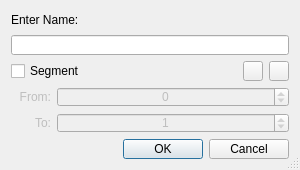
<?xml version="1.0" encoding="UTF-8"?>
<ui version="4.0">
 <class>QAnimInputDialog</class>
 <widget class="QDialog" name="QAnimInputDialog">
  <property name="geometry">
   <rect>
    <x>0</x>
    <y>0</y>
    <width>300</width>
    <height>170</height>
   </rect>
  </property>
  <property name="minimumSize">
   <size>
    <width>300</width>
    <height>170</height>
   </size>
  </property>
  <property name="windowTitle">
   <string>Create Animation</string>
  </property>
  <property name="sizeGripEnabled">
   <bool>true</bool>
  </property>
  <property name="modal">
   <bool>true</bool>
  </property>
  <layout class="QVBoxLayout" name="verticalLayout">
   <item>
    <widget class="QLabel" name="label">
     <property name="text">
      <string>Enter Name:</string>
     </property>
    </widget>
   </item>
   <item>
    <widget class="QLineEdit" name="lineEdit">
     <property name="sizePolicy">
      <sizepolicy hsizetype="Preferred" vsizetype="Fixed">
       <horstretch>0</horstretch>
       <verstretch>0</verstretch>
      </sizepolicy>
     </property>
     <property name="minimumSize">
      <size>
       <width>0</width>
       <height>20</height>
      </size>
     </property>
     <property name="maximumSize">
      <size>
       <width>16777215</width>
       <height>20</height>
      </size>
     </property>
    </widget>
   </item>
   <item>
    <widget class="QWidget" name="segmentWidget" native="true">
     <property name="sizePolicy">
      <sizepolicy hsizetype="Preferred" vsizetype="Fixed">
       <horstretch>0</horstretch>
       <verstretch>0</verstretch>
      </sizepolicy>
     </property>
     <property name="minimumSize">
      <size>
       <width>0</width>
       <height>20</height>
      </size>
     </property>
     <property name="maximumSize">
      <size>
       <width>16777215</width>
       <height>20</height>
      </size>
     </property>
     <layout class="QHBoxLayout" name="horizontalLayout_3">
      <property name="leftMargin">
       <number>0</number>
      </property>
      <property name="topMargin">
       <number>0</number>
      </property>
      <property name="rightMargin">
       <number>0</number>
      </property>
      <property name="bottomMargin">
       <number>0</number>
      </property>
      <item>
       <widget class="QCheckBox" name="segmentCheckBox">
        <property name="sizePolicy">
         <sizepolicy hsizetype="Minimum" vsizetype="Fixed">
          <horstretch>0</horstretch>
          <verstretch>0</verstretch>
         </sizepolicy>
        </property>
        <property name="text">
         <string>Segment</string>
        </property>
       </widget>
      </item>
      <item>
       <spacer name="horizontalSpacer">
        <property name="orientation">
         <enum>Qt::Horizontal</enum>
        </property>
        <property name="sizeHint" stdset="0">
         <size>
          <width>40</width>
          <height>20</height>
         </size>
        </property>
       </spacer>
      </item>
      <item>
       <widget class="QPushButton" name="animationRangePushButton">
        <property name="sizePolicy">
         <sizepolicy hsizetype="Fixed" vsizetype="Fixed">
          <horstretch>0</horstretch>
          <verstretch>0</verstretch>
         </sizepolicy>
        </property>
        <property name="minimumSize">
         <size>
          <width>20</width>
          <height>20</height>
         </size>
        </property>
        <property name="maximumSize">
         <size>
          <width>20</width>
          <height>20</height>
         </size>
        </property>
        <property name="toolTip">
         <string>Copies the current time range.</string>
        </property>
        <property name="text">
         <string/>
        </property>
        <property name="icon">
         <iconset resource="../../../../../Python/dcc/ui/resources.qrc">
          <normaloff>:/dcc/icons/timeline.png</normaloff>:/dcc/icons/timeline.png</iconset>
        </property>
       </widget>
      </item>
      <item>
       <widget class="QPushButton" name="objectRangePushButton">
        <property name="sizePolicy">
         <sizepolicy hsizetype="Fixed" vsizetype="Fixed">
          <horstretch>0</horstretch>
          <verstretch>0</verstretch>
         </sizepolicy>
        </property>
        <property name="minimumSize">
         <size>
          <width>20</width>
          <height>20</height>
         </size>
        </property>
        <property name="maximumSize">
         <size>
          <width>20</width>
          <height>20</height>
         </size>
        </property>
        <property name="toolTip">
         <string>Copies the key range from the selected objects.</string>
        </property>
        <property name="text">
         <string/>
        </property>
        <property name="icon">
         <iconset resource="../../../../../Python/dcc/ui/resources.qrc">
          <normaloff>:/dcc/icons/time.png</normaloff>:/dcc/icons/time.png</iconset>
        </property>
       </widget>
      </item>
     </layout>
    </widget>
   </item>
   <item>
    <widget class="QWidget" name="startTimeWidget" native="true">
     <property name="enabled">
      <bool>false</bool>
     </property>
     <property name="sizePolicy">
      <sizepolicy hsizetype="Preferred" vsizetype="Fixed">
       <horstretch>0</horstretch>
       <verstretch>0</verstretch>
      </sizepolicy>
     </property>
     <property name="minimumSize">
      <size>
       <width>0</width>
       <height>20</height>
      </size>
     </property>
     <property name="maximumSize">
      <size>
       <width>16777215</width>
       <height>20</height>
      </size>
     </property>
     <layout class="QHBoxLayout" name="horizontalLayout_2">
      <property name="leftMargin">
       <number>0</number>
      </property>
      <property name="topMargin">
       <number>0</number>
      </property>
      <property name="rightMargin">
       <number>0</number>
      </property>
      <property name="bottomMargin">
       <number>0</number>
      </property>
      <item>
       <widget class="QLabel" name="startTimeLabel">
        <property name="enabled">
         <bool>false</bool>
        </property>
        <property name="sizePolicy">
         <sizepolicy hsizetype="Fixed" vsizetype="Preferred">
          <horstretch>0</horstretch>
          <verstretch>0</verstretch>
         </sizepolicy>
        </property>
        <property name="minimumSize">
         <size>
          <width>40</width>
          <height>0</height>
         </size>
        </property>
        <property name="maximumSize">
         <size>
          <width>40</width>
          <height>16777215</height>
         </size>
        </property>
        <property name="text">
         <string>From:</string>
        </property>
        <property name="alignment">
         <set>Qt::AlignRight|Qt::AlignTrailing|Qt::AlignVCenter</set>
        </property>
       </widget>
      </item>
      <item>
       <widget class="QSpinBox" name="startTimeSpinBox">
        <property name="sizePolicy">
         <sizepolicy hsizetype="Preferred" vsizetype="Preferred">
          <horstretch>0</horstretch>
          <verstretch>0</verstretch>
         </sizepolicy>
        </property>
        <property name="minimumSize">
         <size>
          <width>0</width>
          <height>20</height>
         </size>
        </property>
        <property name="maximumSize">
         <size>
          <width>16777215</width>
          <height>20</height>
         </size>
        </property>
        <property name="alignment">
         <set>Qt::AlignCenter</set>
        </property>
        <property name="minimum">
         <number>-9999</number>
        </property>
        <property name="maximum">
         <number>9999</number>
        </property>
       </widget>
      </item>
     </layout>
    </widget>
   </item>
   <item>
    <widget class="QWidget" name="endTimeWidget" native="true">
     <property name="enabled">
      <bool>false</bool>
     </property>
     <property name="sizePolicy">
      <sizepolicy hsizetype="Preferred" vsizetype="Fixed">
       <horstretch>0</horstretch>
       <verstretch>0</verstretch>
      </sizepolicy>
     </property>
     <property name="minimumSize">
      <size>
       <width>0</width>
       <height>20</height>
      </size>
     </property>
     <property name="maximumSize">
      <size>
       <width>16777215</width>
       <height>20</height>
      </size>
     </property>
     <layout class="QHBoxLayout" name="horizontalLayout">
      <property name="leftMargin">
       <number>0</number>
      </property>
      <property name="topMargin">
       <number>0</number>
      </property>
      <property name="rightMargin">
       <number>0</number>
      </property>
      <property name="bottomMargin">
       <number>0</number>
      </property>
      <item>
       <widget class="QLabel" name="endTimeLabel">
        <property name="sizePolicy">
         <sizepolicy hsizetype="Fixed" vsizetype="Preferred">
          <horstretch>0</horstretch>
          <verstretch>0</verstretch>
         </sizepolicy>
        </property>
        <property name="minimumSize">
         <size>
          <width>40</width>
          <height>0</height>
         </size>
        </property>
        <property name="maximumSize">
         <size>
          <width>40</width>
          <height>16777215</height>
         </size>
        </property>
        <property name="text">
         <string>To:</string>
        </property>
        <property name="alignment">
         <set>Qt::AlignRight|Qt::AlignTrailing|Qt::AlignVCenter</set>
        </property>
       </widget>
      </item>
      <item>
       <widget class="QSpinBox" name="endTimeSpinBox">
        <property name="alignment">
         <set>Qt::AlignCenter</set>
        </property>
        <property name="minimum">
         <number>-9999</number>
        </property>
        <property name="maximum">
         <number>9999</number>
        </property>
        <property name="value">
         <number>1</number>
        </property>
       </widget>
      </item>
     </layout>
    </widget>
   </item>
   <item>
    <widget class="QDialogButtonBox" name="buttonBox">
     <property name="minimumSize">
      <size>
       <width>0</width>
       <height>20</height>
      </size>
     </property>
     <property name="maximumSize">
      <size>
       <width>16777215</width>
       <height>20</height>
      </size>
     </property>
     <property name="orientation">
      <enum>Qt::Horizontal</enum>
     </property>
     <property name="standardButtons">
      <set>QDialogButtonBox::Cancel|QDialogButtonBox::Ok</set>
     </property>
     <property name="centerButtons">
      <bool>false</bool>
     </property>
    </widget>
   </item>
  </layout>
 </widget>
 <resources>
  <include location="../../../../../Python/dcc/ui/resources.qrc"/>
 </resources>
 <connections>
  <connection>
   <sender>buttonBox</sender>
   <signal>accepted()</signal>
   <receiver>QAnimInputDialog</receiver>
   <slot>accept()</slot>
   <hints>
    <hint type="sourcelabel">
     <x>248</x>
     <y>254</y>
    </hint>
    <hint type="destinationlabel">
     <x>157</x>
     <y>274</y>
    </hint>
   </hints>
  </connection>
  <connection>
   <sender>buttonBox</sender>
   <signal>rejected()</signal>
   <receiver>QAnimInputDialog</receiver>
   <slot>reject()</slot>
   <hints>
    <hint type="sourcelabel">
     <x>316</x>
     <y>260</y>
    </hint>
    <hint type="destinationlabel">
     <x>286</x>
     <y>274</y>
    </hint>
   </hints>
  </connection>
  <connection>
   <sender>segmentCheckBox</sender>
   <signal>toggled(bool)</signal>
   <receiver>startTimeWidget</receiver>
   <slot>setEnabled(bool)</slot>
   <hints>
    <hint type="sourcelabel">
     <x>120</x>
     <y>66</y>
    </hint>
    <hint type="destinationlabel">
     <x>146</x>
     <y>92</y>
    </hint>
   </hints>
  </connection>
  <connection>
   <sender>segmentCheckBox</sender>
   <signal>toggled(bool)</signal>
   <receiver>endTimeWidget</receiver>
   <slot>setEnabled(bool)</slot>
   <hints>
    <hint type="sourcelabel">
     <x>120</x>
     <y>66</y>
    </hint>
    <hint type="destinationlabel">
     <x>146</x>
     <y>118</y>
    </hint>
   </hints>
  </connection>
 </connections>
</ui>
